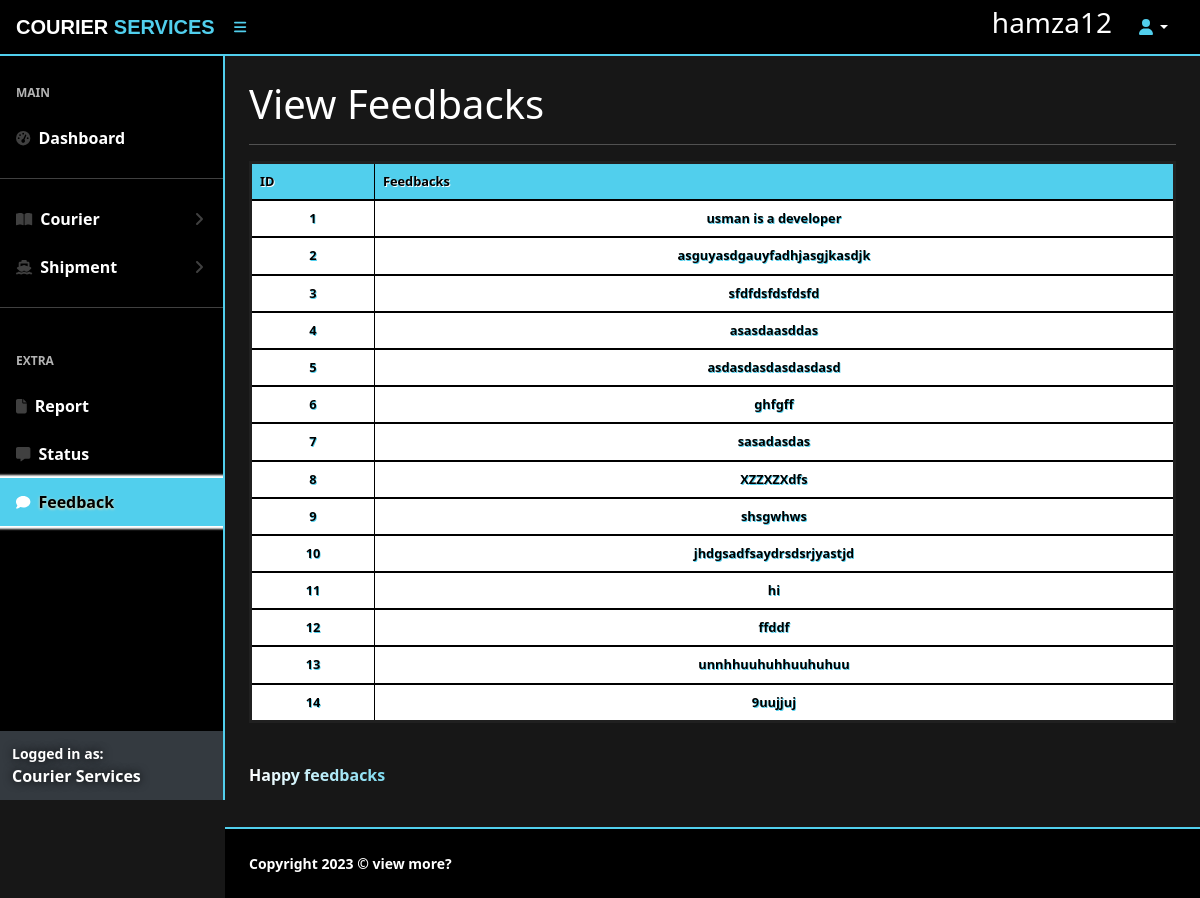
The page /agent/feedback.php (signed in) on the database its author committed.
### tables this page shows
CREATE TABLE `feedback` (
  `id` int(255) NOT NULL,
  `feedbacks` varchar(255) NOT NULL
);

### agent/feedback.php (the view, shortened to what this page needs)
<?php
include 'connection.php';
$select="SELECT * FROM `feedback`";
$result=mysqli_query($connect,$select);
?>
<!DOCTYPE html>
<html lang="en">
    <head>
        <?php echo '<link href="https://cdn.jsdelivr.net/npm/simple-datatables@latest/dist/style.css" rel="stylesheet" />
        <link href="css/styles.css" rel="stylesheet" />
        <link href="admin.css" rel="stylesheet" />
        <script src="https://kit.fontawesome.com/e613a04307.js"></script>
        <script src="https://use.fontawesome.com/releases/v6.1.0/js/all.js"></script>'
    ?>
        </head>
    <body class="sb-nav-fixed">
        <nav class="sb-topnav navbar navbar-expand">
            <a class="navbar-brand ps-3" href="index.php">COURIER <span class="ser">SERVICES</span></a>
            <button class="btn btn-link btn-sm order-1 order-lg-0 me-4 me-lg-0" id="sidebarToggle" href="#!"><i class="fas fa-bars"></i></button>
            <form class="d-none d-md-inline-block form-inline ms-auto me-0 me-md-3 my-2 my-md-0">
                <div class="input-group">
                 <h3><?php echo $_SESSION['agent']?></h3>
                </div>
            </form>
            <ul class="navbar-nav ms-auto ms-md-0 me-3 me-lg-4">
                <li class="nav-item dropdown">
                    <a class="nav-link dropdown-toggle" id="navbarDropdown" href="#" role="button" data-bs-toggle="dropdown" aria-expanded="false"><i class="fas fa-user fa-fw"></i></a>
                </li>
            </ul>
        </nav>
        <div id="layoutSidenav">
            <div id="layoutSidenav_nav">
                <nav class="sb-sidenav accordion sb-sidenav-dark" id="sidenavAccordion">
                    <div class="sb-sidenav-menu">
                        <div class="nav">
                            <div class="sb-sidenav-menu-heading">Main</div>
                            <a class="nav-link" href="index.php">
                                <div class="sb-nav-link-icon"><i class="fas fa-tachometer-alt"></i></div>
                                Dashboard
                            </a>
                            <hr>
                            <a class="nav-link collapsed" href="#" data-bs-toggle="collapse" data-bs-target="#collapsePages" aria-expanded="false" aria-controls="collapsePages">
                                <div class="sb-nav-link-icon"><i class="fas fa-book-open"></i></div>
                                Courier
                                <div class="sb-sidenav-collapse-arrow"><i class="fas fa-angle-down"></i></div>
                            </a>
                                    <a class="nav-link collapsed" href="#" data-bs-toggle="collapse" data-bs-target="#collapsePages1" aria-expanded="false" aria-controls="collapsePages1">
                                <div class="sb-nav-link-icon"><i class="fas fa-ship"></i></div>
                                Shipment
                                <div class="sb-sidenav-collapse-arrow"><i class="fas fa-angle-down"></i></div>
                            </a>
<hr>
                            <div class="sb-sidenav-menu-heading">Extra</div>
                            <a class="nav-link" href="report.php">
                                <div class="sb-nav-link-icon"><i class="fa-solid fa-file"></i></div>
                                Report
                            </a>
                            <a class="nav-link" href="status.php">
                                <div class="sb-nav-link-icon"><i class="fas fa-message"></i></div>
                                Status
                            </a>
                            <a class="nav-link  active" href="feedback.php">
                                <div class="sb-nav-link-icon"><i class="fas fa-comment"></i></div>
                                Feedback
                            </a>
                        </div>
                    </div>
                    <div class="sb-sidenav-footer">
                        <div class="small">Logged in as:</div>
                        Courier Services
                    </div>
                </nav>
            </div>
            <div id="layoutSidenav_content">
                <main>
                <div class="container-fluid px-4">
                        <h1 class="mt-4">View Feedbacks</h1>
<hr>
<table class="table1 dataTable-table">
  <thead>
    <tr>
      <th scope="col"class="th">ID</th>
      <th scope="col"class="th">Feedbacks</th>
    </tr>
  </thead>
<?php
while($row=mysqli_fetch_assoc($result))
{
    echo '
    <tbody>
    <tr>
      <td>'.$row['id'].'</td>
      <td>'.$row['feedbacks'].'</td>
    </tr>';
}
?>
</tbody>
</table>
<br>
<p class="CSR">Happy feedbacks</p>
</div>
<br>
                </main>
                <footer class="py-4 mt-auto">
                    <div class="container-fluid px-4">
                        <div class="d-flex align-items-center justify-content-between small">
                            <div class="text-muted">Copyright  2023 &copy; view more?</div>
                        </div>
                    </div>
                </footer>
            </div>
        </div>
    </body>
</html>

### agent/admin.css (style rules this page uses)
:root { --blood: #51CFED; --oryel: rgb(159, 100, 0); --purple: rgb(76, 0, 147); --green: rgb(23, 90, 0); --blue:#0057da ; --black: rgba(0, 0, 0, 0.911); --yellow: rgb(255, 208, 0); --bs-blue: #0d6efd; --bs-indigo: #6610f2; --bs-purple: #6f42c1; --bs-pink: #d63384; --bs-red: #dc3545; --bs-orange: #fd7e14; --bs-yellow: #ffc107; --bs-green: #198754; --bs-teal: #20c997; --bs-cyan: #0dcaf0; --bs-white: #fff; --bs-gray: var(--black); --bs-gray-dark: #343a40; --bs-gray-100: #f8f9fa; --bs-gray-200: #e9ecef; --bs-gray-300: #dee2e6; --bs-gray-400: #ced4da; --bs-gray-500: #adb5bd; --bs-gray-600: var(--black); --bs-gray-700: #495057; --bs-gray-800: #343a40; --bs-gray-900: #212529; --bs-primary: #0d6efd; --bs-secondary: var(--black); --bs-success: #198754; --bs-info: #0dcaf0; --bs-warning: #ffc107; --bs-danger: #dc3545; --bs-light: #f8f9fa; --bs-dark: #212529; --bs-primary-rgb: 13, 110, 253; --bs-secondary-rgb: 108, 117, 125; --bs-success-rgb: 25, 135, 84; --bs-info-rgb: 13, 202, 240; --bs-warning-rgb: 255, 193, 7; --bs-danger-rgb: 220, 53, 69; --bs-light-rgb: 248, 249, 250; --bs-dark-rgb: 33, 37, 41; --bs-white-rgb: 255, 255, 255; --bs-black-rgb: 0, 0, 0; --bs-body-color-rgb: 33, 37, 41; --bs-body-bg-rgb: 255, 255, 255; --bs-font-sans-serif: system-ui, -apple-system, "Segoe UI", Roboto, "Helvetica Neue", Arial, "Noto Sans", "Liberation Sans", sans-serif, "Apple Color Emoji", "Segoe UI Emoji", "Segoe UI Symbol", "Noto Color Emoji"; --bs-font-monospace: SFMono-Regular, Menlo, Monaco, Consolas, "Liberation Mono", "Courier New", monospace; --bs-gradient: linear-gradient(180deg, rgba(255, 255, 255, 0.15), rgba(255, 255, 255, 0)); --bs-body-font-family: var(--bs-font-sans-serif); --bs-body-font-size: 1rem; --bs-body-font-weight: 400; --bs-body-line-height: 1.5; --bs-body-color: #212529; --bs-body-bg: #fff; }
p,ul,li { color: white; }
.fa-bars ,.fa-fw { color: var(--blood); }
.table1 { border: 3px solid rgb(32, 32, 32); }
.CSR { background-image: linear-gradient(to left, var(--blood),var(--blood),var(--blood),var(--blood),var(--blood), rgb(255, 255, 255)) !important; color: transparent !important; background-clip: text !important; -webkit-background-clip: text !important; font-weight: bolder; }
.ser { color: var(--blood); text-shadow: 0px 1px 1px rgb(0, 0, 0), 0px -1px 1px rgb(0, 0, 0),1px 0px 1px rgb(0, 0, 0),-1px 0px 1px rgb(0, 0, 0); }

### rows shown on the page
feedback: id "1", feedbacks "usman is a developer"
feedback: id "2", feedbacks "asguyasdgauyfadhjasgjkasdjk"
feedback: id "3", feedbacks "sfdfdsfdsfdsfd"
feedback: id "4", feedbacks "asasdaasddas"
feedback: id "5", feedbacks "asdasdasdasdasdasd"
feedback: id "6", feedbacks "ghfgff"
feedback: id "7", feedbacks "sasadasdas"
feedback: id "8", feedbacks "XZZXZXdfs"
feedback: id "9", feedbacks "shsgwhws"
feedback: id "10", feedbacks "jhdgsadfsaydrsdsrjyastjd"
feedback: id "11", feedbacks "hi"
feedback: id "12", feedbacks "ffddf"
feedback: id "13", feedbacks "unnhhuuhuhhuuhuhuu"
feedback: id "14", feedbacks "9uujjuj"

### other values the page prints
$_SESSION['agent'] "hamza12"
